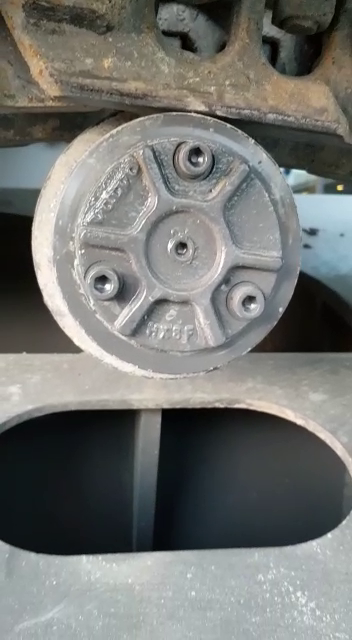
#> input picture frame 23 of backgroundelimination/sideroll2.mp4, 352 x 640 px
$ python backelim.py
#> lines starting #> are read from the running program, lines starting #| are printed output that depends on the picture; after the words box and inside, x2 and y2 are one past the last pixel; in counts of white or black regions, pixels touching at a corner belong together
import numpy as np
import cv2
import os

cap = cv2.VideoCapture("sideroll2.mp4")

try:
    if not os.path.exists('data'):
        os.makedirs('data')
except OSError:
    print ('Error: Creating directory of data')

subtractor = cv2.createBackgroundSubtractorMOG2(history=20, varThreshold=25, detectShadows=True)

currentFrame = 0

while True:
    _, frame = cap.read()
#> frame is the input picture: shape (640, 352, 3); mean B, G, R 113.8, 117, 115.7

    mask = subtractor.apply(frame)
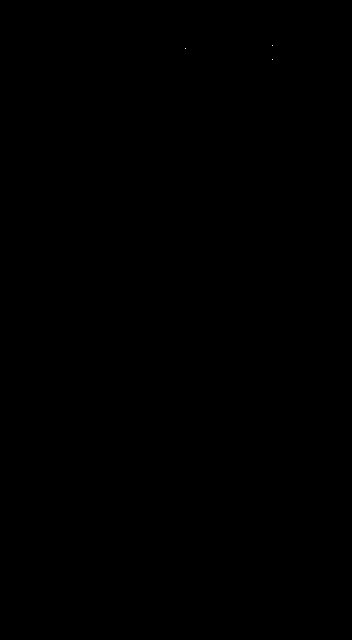
#> mask: shape (640, 352); values 127 (black) and 255 (white), 0% white in thin lines or dots, all inside (x1, y1, x2, y2) = (185, 45, 273, 60)

    # Saves image of the current frame in jpg file
    name = './data/mask' + str(currentFrame) + '.jpg'
    print ('Creating...' + name)
    cv2.imwrite(name, mask)
    #save frrame
    name = './data/frame' + str(currentFrame) + '.jpg'
    print ('Creating...' + name)
    cv2.imwrite(name, frame)
    # To stop duplicate images
    currentFrame += 1


    cv2.imshow("Frame", frame)
    cv2.imshow("mask", mask)

    key = cv2.waitKey(30)
#> (key Esc is pressed here)
    if key == 27:
        break

cap.release()
cv2.destroyAllWindows()
